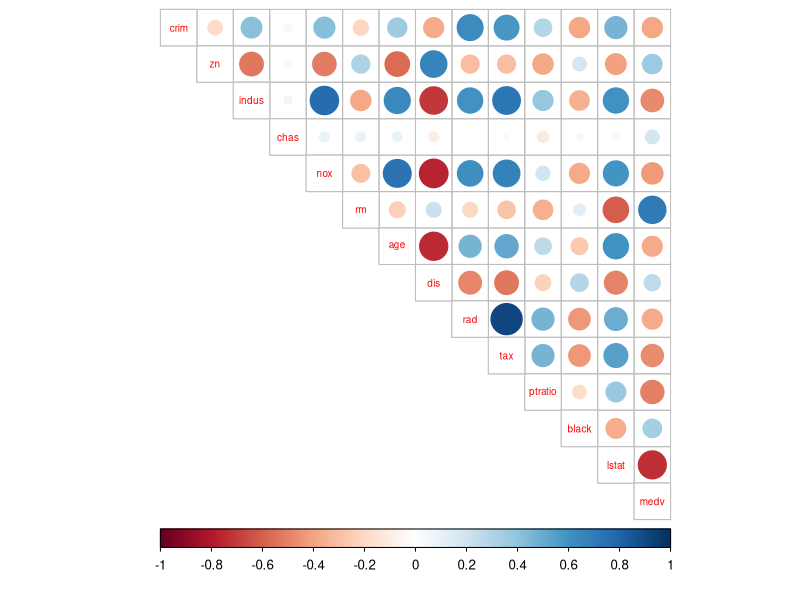
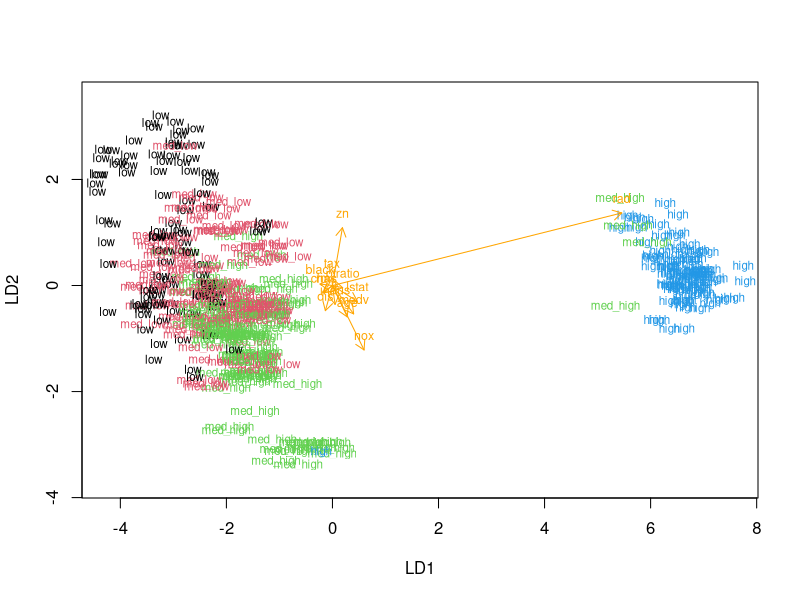
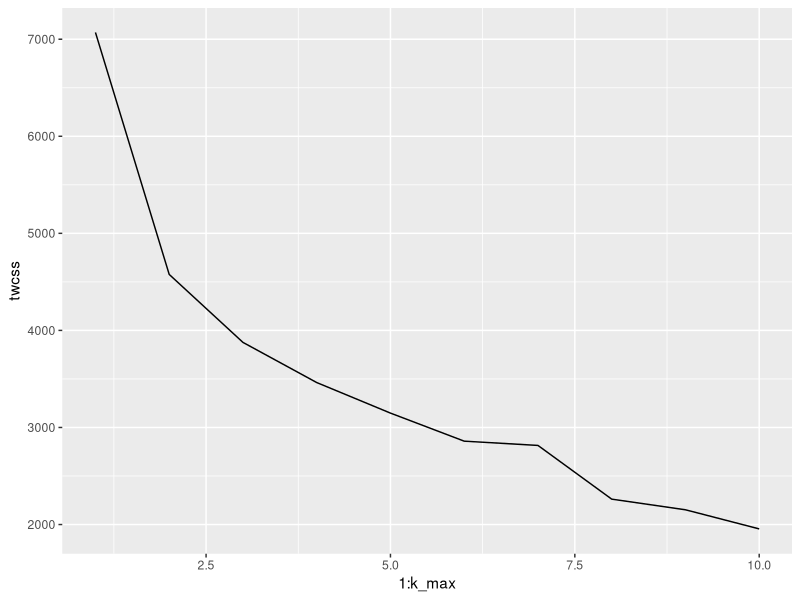
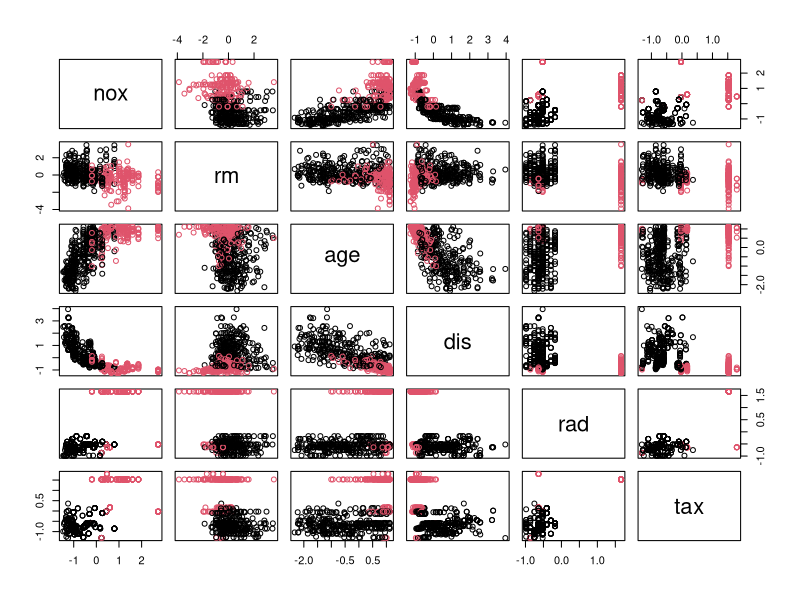
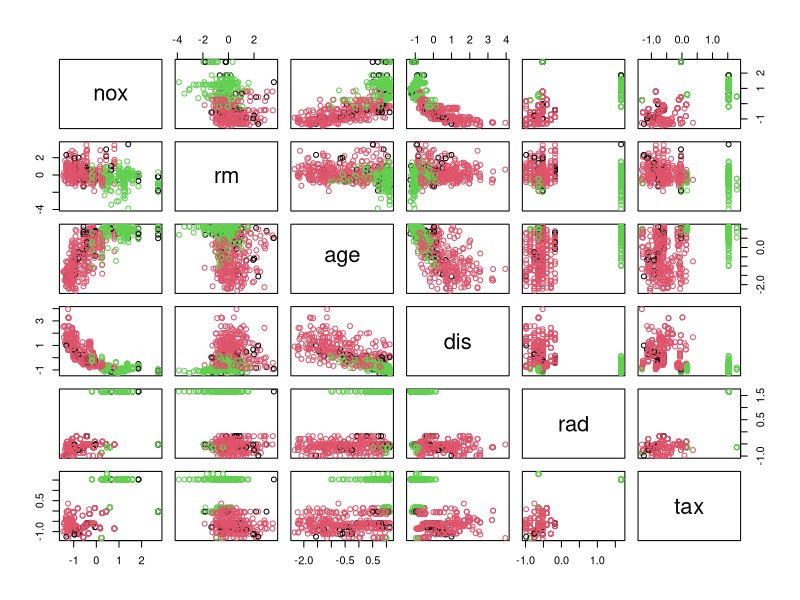

Generate these figures, in order, with R:
## ---- chunk 1
library(MASS)
data("Boston")
## ---- chunk 2
dim(Boston)
## ---- chunk 3
summary(Boston)
## ---- chunk 4
library(corrplot)
library(tidyr)
correlations<-cor(Boston) %>% round(digits = 2)
corrplot(correlations, method="circle", type="upper", cl.pos="b", tl.pos="d", tl.cex = 0.6)
## ---- chunk 5
correlations
## ---- chunk 6
scaledbos <- scale(Boston)
summary(scaledbos)
## ---- chunk 7
scaledbos <- as.data.frame(scaledbos)
quant <- quantile(scaledbos$crim)
quant
## ---- chunk 8
crime <- cut(scaledbos$crim, breaks = quant, include.lowest = TRUE, labels = c("low", "med_low", "med_high", "high"))
table(crime)
## ---- chunk 9
scaledbos <- dplyr::select(scaledbos, -crim)
scaledbos <- data.frame(scaledbos, crime)
## ---- chunk 10
n <- nrow(scaledbos)
ind <- sample(n,  size = n * 0.8)
train <- scaledbos[ind,]
test <- scaledbos[-ind,]

## ---- chunk 11
lda.fit <- lda(crime ~ ., data = train)

lda.arrows <- function(x, myscale = 1, arrow_heads = 0.1, color = "orange", tex = 0.75, choices = c(1,2)){
  heads <- coef(x)
  arrows(x0 = 0, y0 = 0, 
         x1 = myscale * heads[,choices[1]], 
         y1 = myscale * heads[,choices[2]], col=color, length = arrow_heads)
  text(myscale * heads[,choices], labels = row.names(heads), 
       cex = tex, col=color, pos=3)
}


classes <- as.numeric(train$crime)


plot(lda.fit, dimen = 2, col = classes, pch = classes)
lda.arrows(lda.fit, myscale = 1.6)

## ---- chunk 12
correct_classes <- test$crime
test <- dplyr::select(test, -crime)

lda.pred <- predict(lda.fit, newdata = test)
tab <- table(correct = correct_classes, predicted = lda.pred$class)
tab
## ---- chunk 13
sum(diag(tab))/sum(tab)
## ---- chunk 14
library(MASS)
data("Boston")
## ---- chunk 15
scaled <- scale(Boston)
## ---- chunk 16
dist_eu <- dist(scaled)
summary(dist_eu)
## ---- chunk 17
library(ggplot2)
set.seed(123)
k_max <- 10
twcss <- sapply(1:k_max, function(k){kmeans(scaled, k)$tot.withinss})
qplot(x = 1:k_max, y = twcss, geom = 'line')

## ---- chunk 18
scaled <- as.data.frame(scaled)
km <-kmeans(scaled, centers = 2)
pairs(scaled[5:10], col = km$cluster)

## ---- chunk 19
scaled <- as.data.frame(scaled)
km <-kmeans(scaled, centers = 3)
pairs(scaled[5:10], col = km$cluster)
